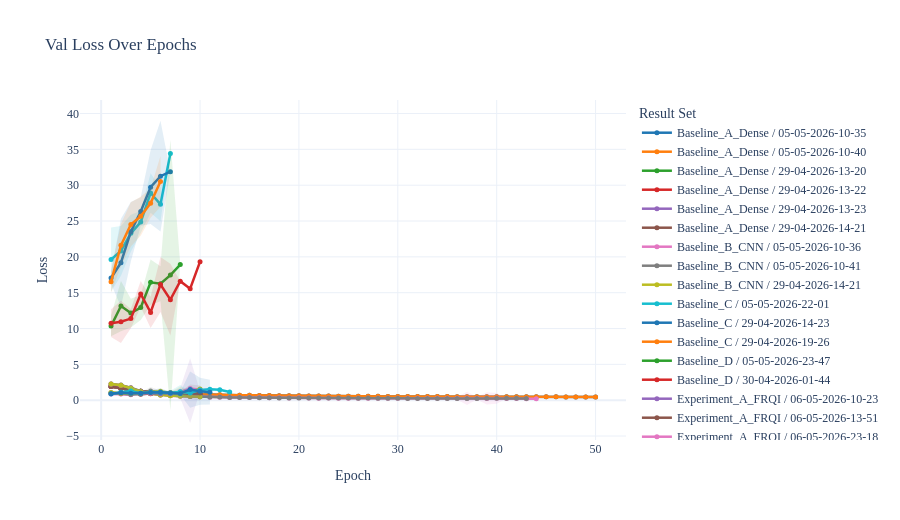
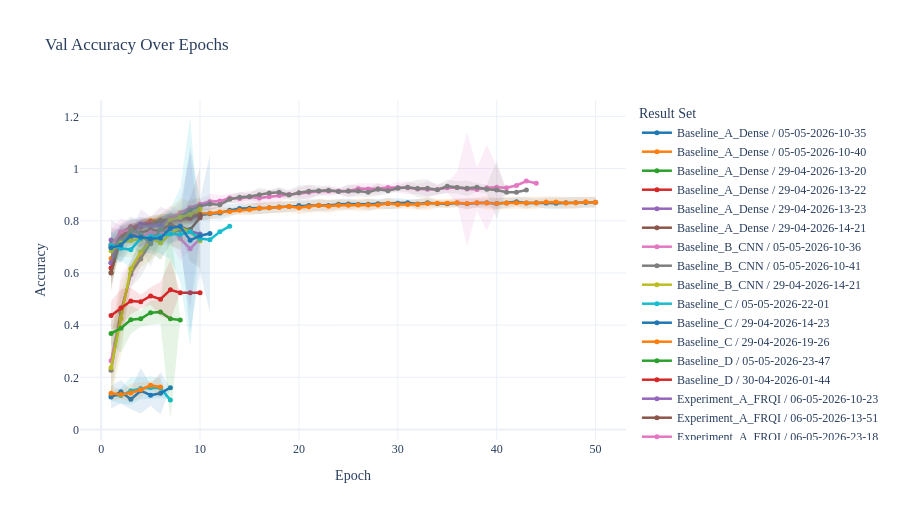
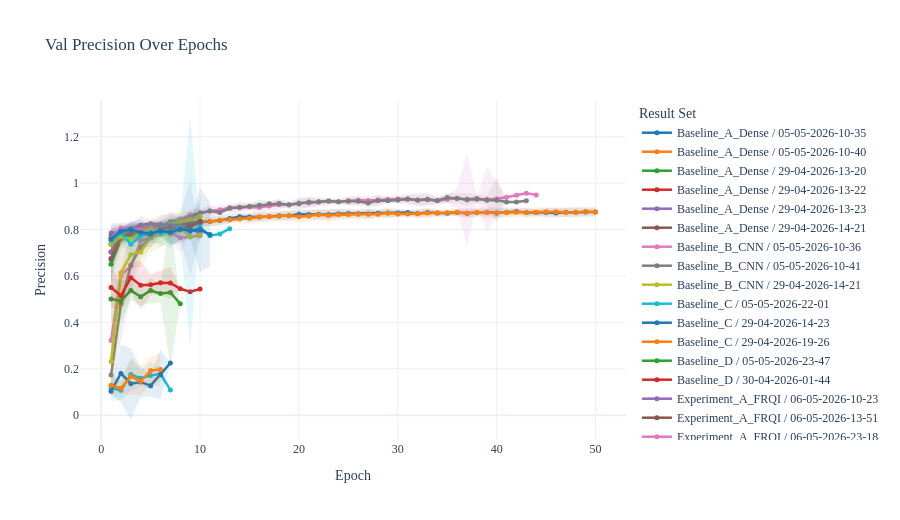

Notebook source saved alongside these figures, in order:
### Markdown cell above
## Epoch Curve Comparison

### Code cell
def color_with_alpha(color: str, alpha: float) -> str:
    if color.startswith("#"):
        value = color.lstrip("#")
        if len(value) == 3:
            value = "".join(channel * 2 for channel in value)
        red, green, blue = (int(value[index:index + 2], 16) for index in (0, 2, 4))
        return f"rgba({red},{green},{blue},{alpha})"
    if color.startswith("rgb("):
        return color.replace("rgb(", "rgba(").replace(")", f",{alpha})")
    return f"rgba(0,0,0,{alpha})"


def plot_epoch_metric_comparison(metric: str, split: str = "val") -> go.Figure:
    data = epoch_long[
        (epoch_long["result_set"].isin(comparison_result_sets))
        & (epoch_long["metric"] == metric)
        & (epoch_long["split"] == split)
    ].copy()
    if data.empty:
        raise ValueError(f"No epoch data found for metric={metric!r}, split={split!r}.")

    aggregated = aggregate_with_ci(data, ["result_set", "pipeline", "Epoch", "split", "metric"])
    color_map = {
        result_set: px.colors.qualitative.D3[index % len(px.colors.qualitative.D3)]
        for index, result_set in enumerate(comparison_result_sets)
    }

    fig = go.Figure()
    for result_set in comparison_result_sets:
        result_df = aggregated[aggregated["result_set"] == result_set].sort_values("Epoch")
        if result_df.empty:
            continue
        color = color_map[result_set]
        add_ci_band(
            fig,
            result_df["Epoch"],
            result_df["lower"],
            result_df["upper"],
            color_with_alpha(color, 0.12),
            f"{result_set} 95% CI",
        )
        fig.add_trace(
            go.Scatter(
                x=result_df["Epoch"],
                y=result_df["mean"],
                mode="lines+markers",
                line=dict(color=color, width=2.5),
                marker=dict(size=5),
                name=result_set,
                hovertemplate="epoch=%{x}<br>mean=%{y:.4f}<extra></extra>",
            )
        )

    fig.update_layout(
        title=f"{split.title()} {metric.title()} Over Epochs",
        height=520,
        hovermode="x unified",
        xaxis_title="Epoch",
        yaxis_title=metric.title(),
        legend_title_text="Result Set",
    )
    return fig


COMPARE_SPLIT = "val"
for metric in [metric for metric in METRIC_ORDER if metric in epoch_long["metric"].unique()]:
    plot_epoch_metric_comparison(metric, split=COMPARE_SPLIT).show()
